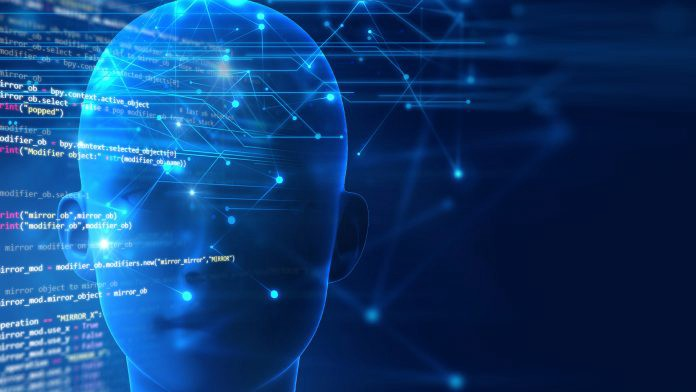
#> input picture Microsoft/Artificial Intelligence/1. Introduction to Artificial Intelligence (AI)/3. Computer Vision/uYbLDJoRkP4.jpg, 696 x 392 px
$ jupyter execute 'image processing.ipynb'   (shell and % lines are left out)
#> lines starting #> are read from the running program, lines starting #| are printed output that depends on the picture
[cell 1]
from matplotlib.pyplot import imshow
from PIL import Image
import numpy as np
import skimage.color as sc

i = np.array(Image.open('uYbLDJoRkP4.jpg'))
#> i is the input picture: shape (392, 696, 3); mean R, G, B 14.6, 60.4, 116.2
imshow(i)

[cell 2]
type(i)

[cell 3]
i.dtype

[cell 4]
i.shape
#> Out = (392, 696, 3)

[cell 5]
i_mono = sc.rgb2gray(i)
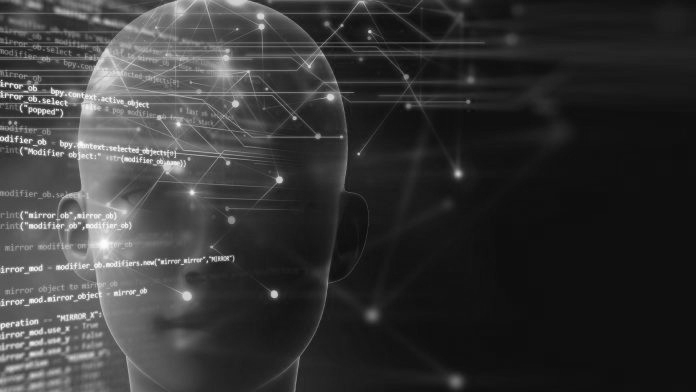
#> i_mono: shape (392, 696) float64; min 0.031, max 0.999, mean 0.215
imshow(i_mono,cmap='gray')
i_mono.shape
#> Out = (392, 696)

# View pixel value distribution

[cell 6]
def im_hist(img):
    import matplotlib.pyplot as plt
    fig = plt.figure(figsize=(8,6))
    fig.clf()
    ax = fig.gca()
    ax.hist(img.flatten(), bins = 256)
    plt.show()
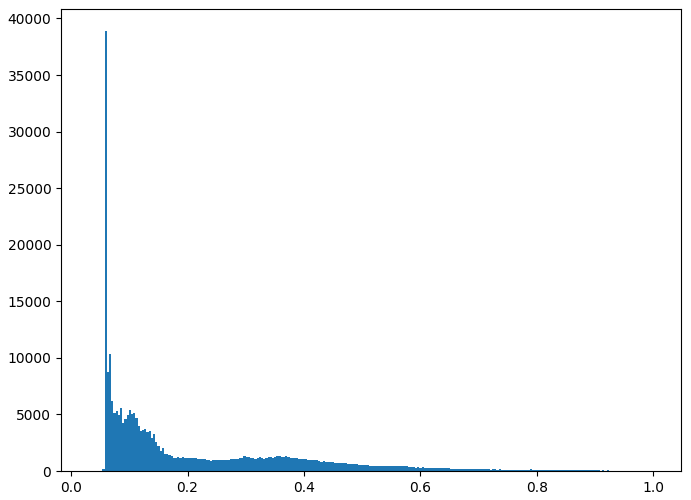
#> figure drawn by matplotlib, 1 panel; tallest bar 38891 high, from x = 0.0575 to 0.0612

im_hist(i_mono)

[cell 7]
def im_cdf(img):
    import matplotlib.pyplot as plt
    fig = plt.figure(figsize=(8,6))
    fig.clf()
    ax = fig.gca()
    ax.hist(img.flatten(), bins = 256, cumulative = True)
    plt.show()
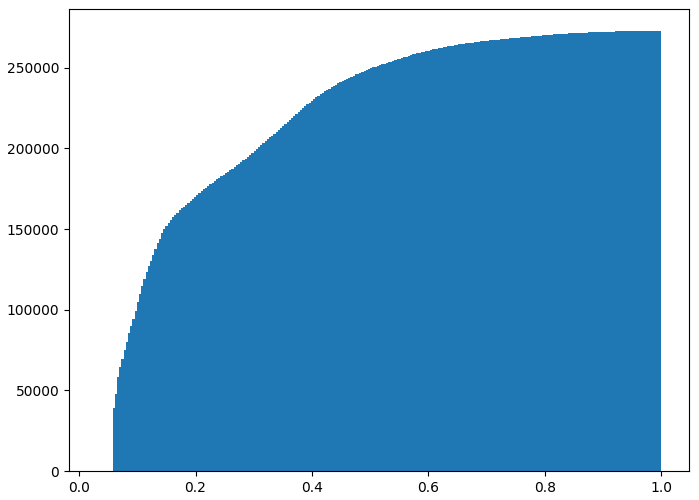
#> figure drawn by matplotlib, 1 panel; tallest bar 272832 high, from x = 0.996 to 0.999

im_cdf(i_mono)

# Equalize the image

[cell 8]
from skimage import exposure

i_eq = exposure.equalize_hist(i_mono)
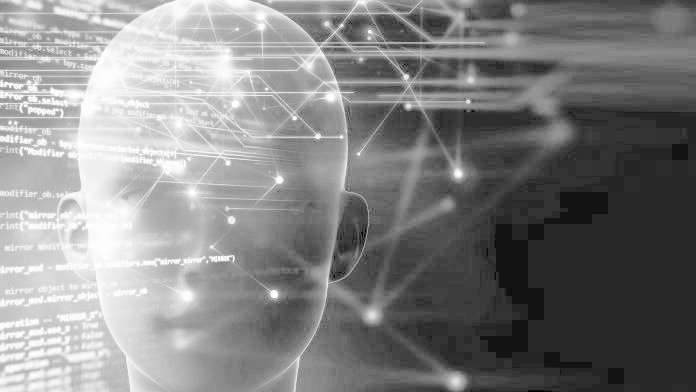
#> i_eq: shape (392, 696) float64; min 3.67e-06, max 1, mean 0.515
imshow(i_eq, cmap='gray')

[cell 9]
im_hist(i_eq)
#> in im_hist (call 2), `plt.show()`:
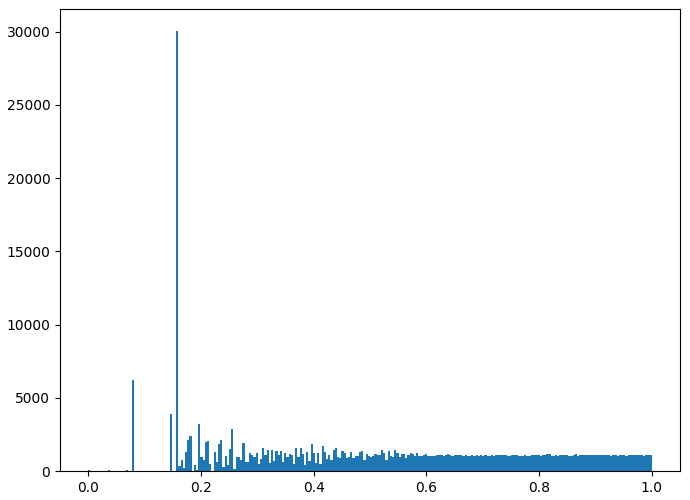
#> figure drawn by matplotlib, 1 panel; tallest bar 30036 high, from x = 0.156 to 0.16
im_cdf(i_eq)
#> in im_cdf (call 2), `plt.show()`:
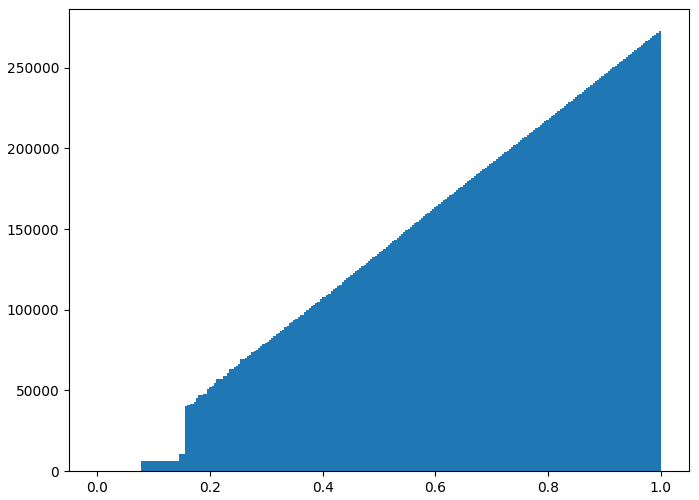
#> figure drawn by matplotlib, 1 panel; tallest bar 272832 high, from x = 0.996 to 1
